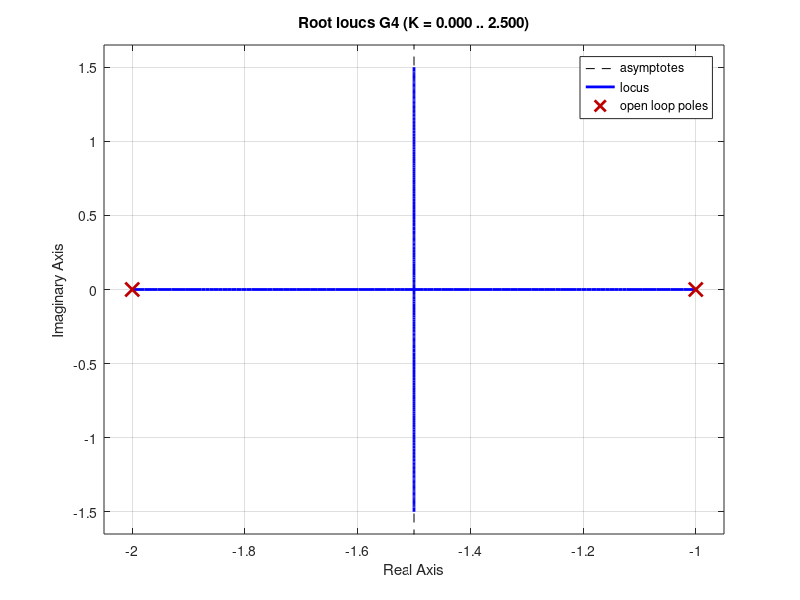
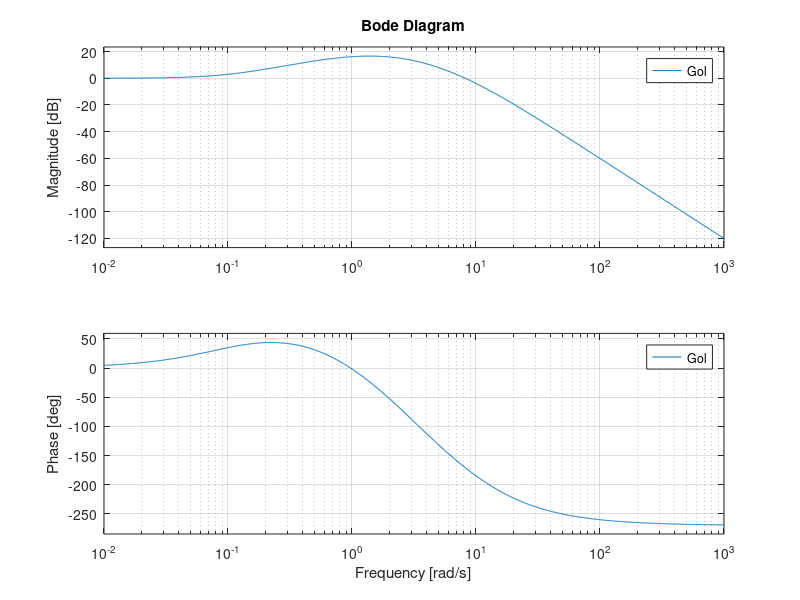
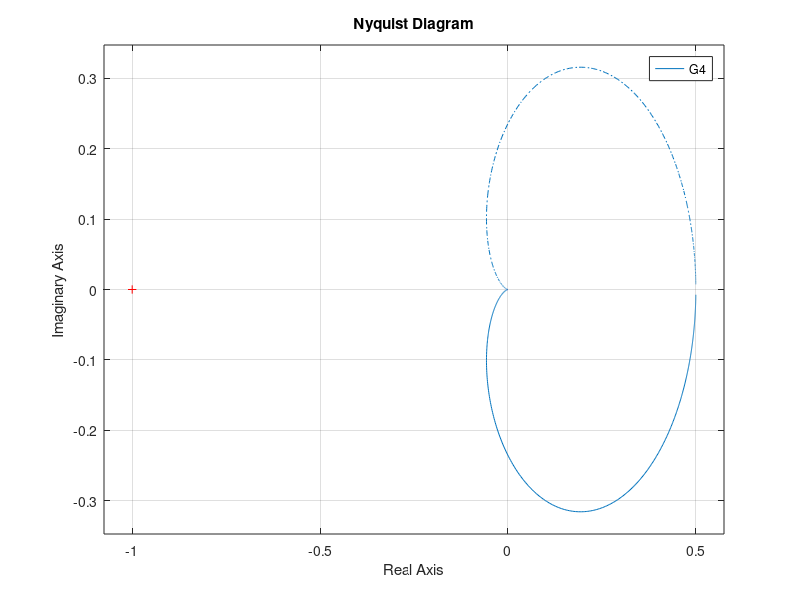

Here is the MATLAB script that generated these plots, in order:
s = tf('s');
G = (60*((s/5)+1))/(s*((s/0.4)+1)*(s+1));
G2 = (0.1*(s+0.1))/((s+5)*(s^2+4));
G3 = (30*(s +1))/((s + 0.1)*(s - 2)*(s + 8));
G4 = 1/(s^2 + 3*s + 2);
G5 = 1/((s+1)*(s+2));
Gp = (10*s+1)/((s+1)*((s/3.16)+1)^2);
Gf = 1/((s/10)+1);
Gol = Gp*Gf;

disp("Poles : ");
disp(pole(Gol));

disp("Zeros : ");
disp(zero(Gol));

figure
rlocus(G4);

figure
bode(Gol);

figure 
nyquist(G4);